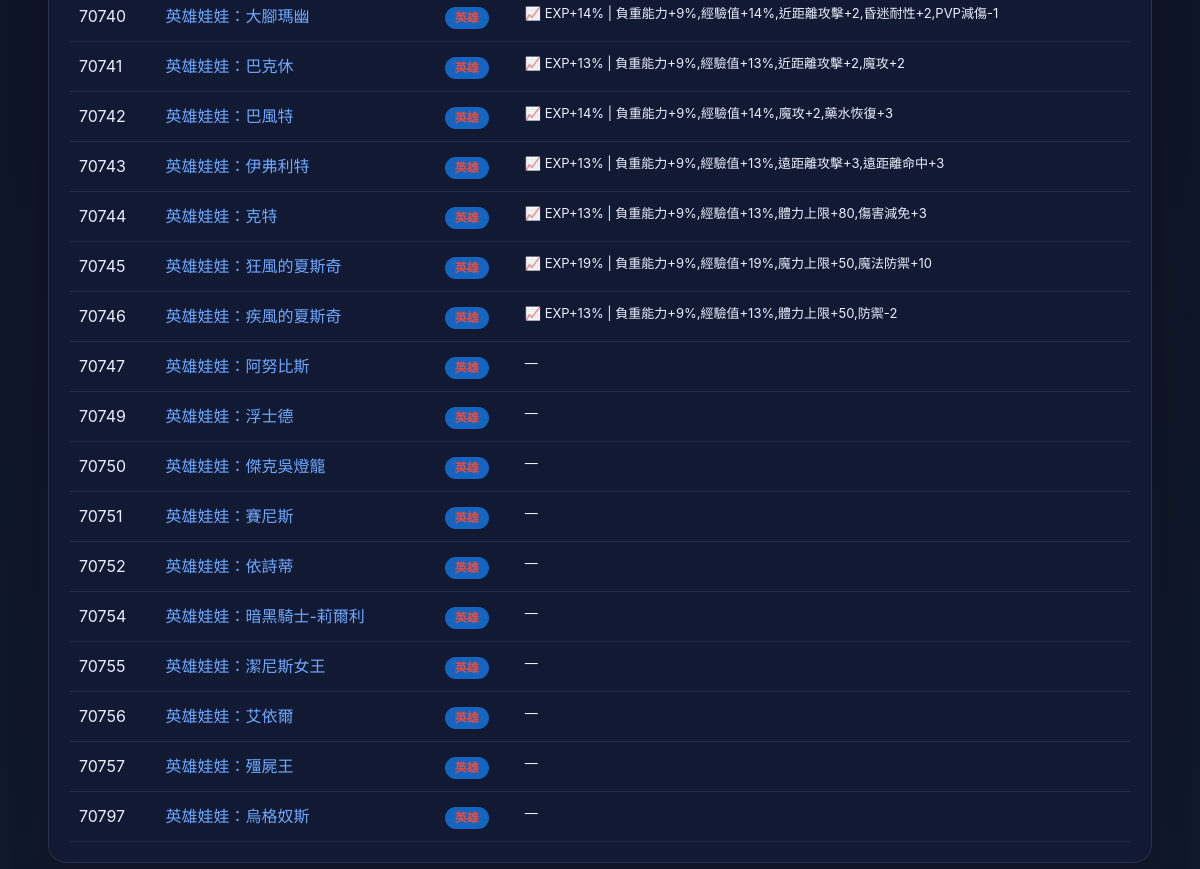
/dolls?grade=英雄 (lower part), run on an earlier commit of the app's database.
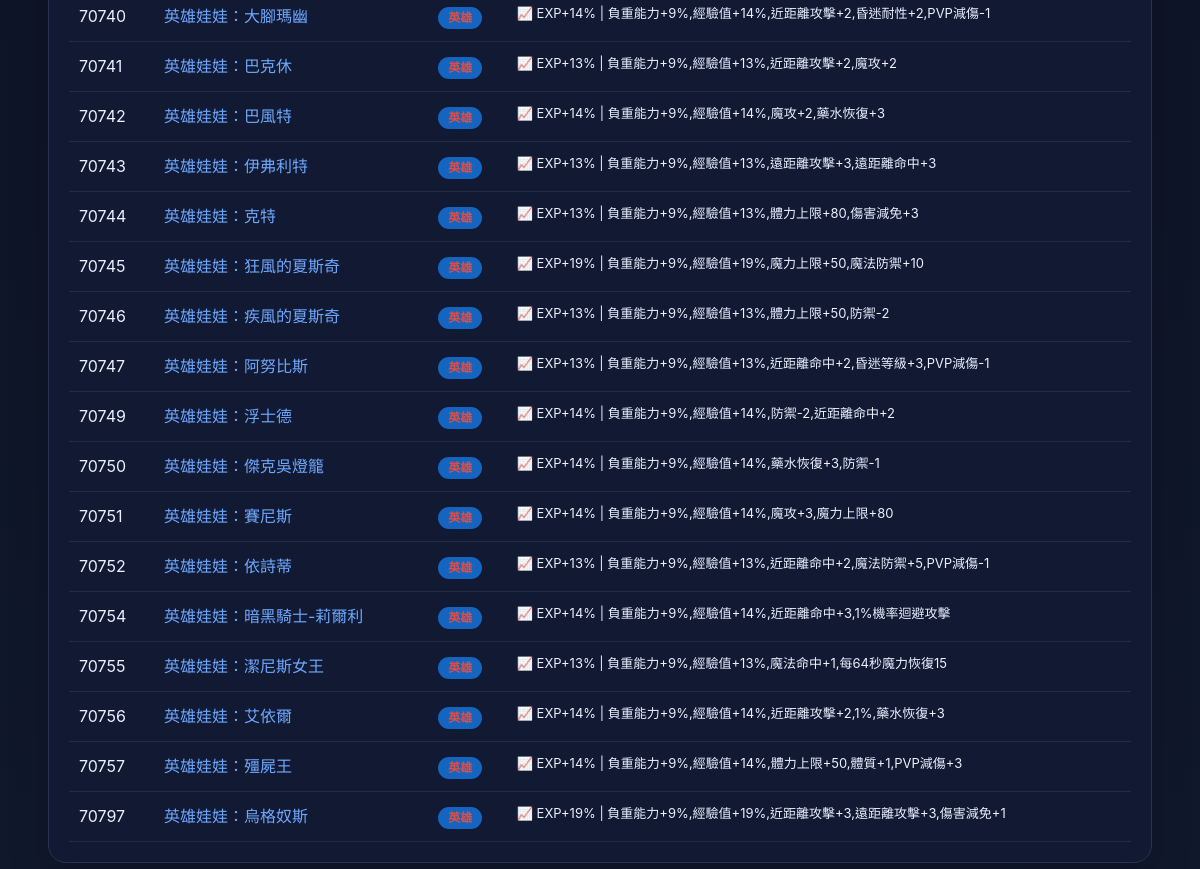
And on a later commit of the database.
### tables this page shows
CREATE TABLE items (
    id                INTEGER PRIMARY KEY,
    name              TEXT NOT NULL,
    name_id           TEXT,
    classname         TEXT,
    item_type         TEXT,
    use_type          TEXT,
    material          TEXT,
    weight            INTEGER DEFAULT 0,
    invgfx            INTEGER DEFAULT 0,
    grdgfx            INTEGER DEFAULT 0,
    itemdesc_id       INTEGER DEFAULT 0,
    stackable         INTEGER DEFAULT 0,
    dmg_small         INTEGER DEFAULT 0,
    dmg_large         INTEGER DEFAULT 0,
    min_lvl           INTEGER DEFAULT 0,
    max_lvl           INTEGER DEFAULT 0,
    bless             INTEGER DEFAULT 0,
    tradeable         INTEGER DEFAULT 0,
    cant_delete       INTEGER DEFAULT 0,
    note              TEXT,
    created_at        DATETIME DEFAULT CURRENT_TIMESTAMP
, doll_effects TEXT);

### app.py (the view)
    @app.route("/dolls")
    def dolls():
        q = request.args.get("q", "").strip()
        grade = request.args.get("grade", "").strip()
        db = get_db()
        DOLL_GRADES = ["神話", "傳說", "英雄", "稀有", "一般"]
        sql = """
            SELECT id, name, doll_effects,
              CASE
                WHEN name LIKE '神話娃娃%' THEN '神話'
                WHEN name LIKE '傳說娃娃%' THEN '傳說'
                WHEN name LIKE '英雄娃娃%' THEN '英雄'
                WHEN name LIKE '稀有娃娃%' THEN '稀有'
                WHEN name LIKE '魔法娃娃%' THEN '一般'
                ELSE '一般'
              END AS grade
            FROM items
            WHERE (name LIKE '%娃娃%' OR name LIKE '%魔法娃娃%')
              AND name NOT LIKE '%袋子%'
              AND name NOT LIKE '%幣%'
              AND name NOT LIKE '%藥劑%'
              AND name NOT LIKE '%能量石%'
        """
        params: list[Any] = []
        if q:
            sql += " AND name LIKE ?"
            params.append(f"%{q}%")
        if grade:
            grade_prefix = {
                "神話": "神話娃娃%",
                "傳說": "傳說娃娃%",
                "英雄": "英雄娃娃%",
                "稀有": "稀有娃娃%",
                "一般": "魔法娃娃%",
            }.get(grade, "%")
            sql += " AND name LIKE ?"
            params.append(grade_prefix)
        sql += " ORDER BY grade, id LIMIT 500"
        rows = db.execute(sql, params).fetchall()
        return render_template("dolls.html", rows=rows, q=q, grade=grade, doll_grades=DOLL_GRADES)

### app.py (called while the page is built)
def get_db() -> sqlite3.Connection:
    if "db" not in g:
        db_path = Path(current_app().config["DATABASE"])
        db_path.parent.mkdir(parents=True, exist_ok=True)
        conn = sqlite3.connect(db_path)
        conn.row_factory = sqlite3.Row
        g.db = conn
    return g.db

def current_app() -> Flask:
    from flask import current_app as flask_current_app
    return flask_current_app

### templates/dolls.html (shortened to what this page needs)
{% extends "base.html" %}
{% block content %}
<section class="card">
  <div class="table-wrap">
    <table data-sortable>
      <tbody>
        {% for r in rows %}
        <tr>
          <td>{{ r.id }}</td>
          <td><a href="{{ url_for('item_detail', item_id=r.id) }}">{{ r.name }}</a></td>
          <td>
            {% if r.grade == '神話' %}<span class="badge badge-myth"><span class="grade-myth">神話</span></span>
            {% elif r.grade == '傳說' %}<span class="badge badge-legend"><span class="grade-legend">傳說</span></span>
            {% elif r.grade == '英雄' %}<span class="badge badge-hero"><span class="grade-hero">英雄</span></span>
            {% elif r.grade == '稀有' %}<span class="badge badge-rare"><span class="grade-rare">稀有</span></span>
            {% else %}<span class="badge badge-normal">一般</span>
            {% endif %}
          </td>
          <td style="font-size:13px">{{ r.doll_effects | exp_highlight }}</td>
        </tr>
        {% else %}
        <tr><td colspan="4">查無資料</td></tr>
        {% endfor %}
      </tbody>
    </table>
  </div>
</section>
{% endblock %}

### templates/base.html (shortened to what this page needs)
<!doctype html>
<html lang="zh-Hant">
<head>
  <link rel="stylesheet" href="{{ url_for('static', filename='style.css') }}">
</head>
<body>
  <main class="container page">
    {% block content %}{% endblock %}
  </main>
</body>
</html>

### static/style.css (style rules this page uses)
:root { --bg:#0b1020;--card:#121933;--line:#293252;--text:#eaf0ff;--muted:#aeb8d6;--accent:#6ea8fe }
* { box-sizing:border-box }
body { margin:0;background:linear-gradient(180deg,#0a1020,#10182c);color:var(--text);font:16px/1.5 -apple-system,BlinkMacSystemFont,Segoe UI,Roboto,PingFang TC,Noto Sans TC,sans-serif }
a { color:var(--accent);text-decoration:none }
.container { width:min(1120px,92vw);margin:0 auto }
.page { padding:28px 0 40px }
.card { background:var(--card);border:1px solid var(--line);border-radius:18px;padding:20px;margin-bottom:18px;box-shadow:0 14px 40px rgba(0,0,0,.18) }
.table-wrap { overflow:auto }
table { width:100%;border-collapse:collapse;min-width:720px }
.badge { display:inline-block;padding:2px 10px;border-radius:20px;font-size:12px;font-weight:700 }
.badge-hero { background:#1565c0;color:#fff }
.grade-hero { color:#e74c3c;font-weight:700 }

What changed in the data, as far as the page shows it:
changed items "英雄娃娃：阿努比斯": doll_effects|exp_highlight "—" → "📈 EXP+13% | 負重能力+9%,經驗值+13%,近距離命中+2,昏迷等級+3,PVP減傷-1"
changed items "英雄娃娃：浮士德": doll_effects|exp_highlight "—" → "📈 EXP+14% | 負重能力+9%,經驗值+14%,防禦-2,近距離命中+2"
changed items "英雄娃娃：傑克吳燈籠": doll_effects|exp_highlight "—" → "📈 EXP+14% | 負重能力+9%,經驗值+14%,藥水恢復+3,防禦-1"
changed items "英雄娃娃：賽尼斯": doll_effects|exp_highlight "—" → "📈 EXP+14% | 負重能力+9%,經驗值+14%,魔攻+3,魔力上限+80"
changed items "英雄娃娃：依詩蒂": doll_effects|exp_highlight "—" → "📈 EXP+13% | 負重能力+9%,經驗值+13%,近距離命中+2,魔法防禦+5,PVP減傷-1"
changed items "英雄娃娃：暗黑騎士-莉爾利": doll_effects|exp_highlight "—" → "📈 EXP+14% | 負重能力+9%,經驗值+14%,近距離命中+3,1%機率迴避攻擊"
changed items "英雄娃娃：潔尼斯女王": doll_effects|exp_highlight "—" → "📈 EXP+13% | 負重能力+9%,經驗值+13%,魔法命中+1,每64秒魔力恢復15"
changed items "英雄娃娃：艾依爾": doll_effects|exp_highlight "—" → "📈 EXP+14% | 負重能力+9%,經驗值+14%,近距離攻擊+2,1%,藥水恢復+3"
changed items "英雄娃娃：殭屍王": doll_effects|exp_highlight "—" → "📈 EXP+14% | 負重能力+9%,經驗值+14%,體力上限+50,體質+1,PVP減傷+3"
changed items "英雄娃娃：烏格奴斯": doll_effects|exp_highlight "—" → "📈 EXP+19% | 負重能力+9%,經驗值+19%,近距離攻擊+3,遠距離攻擊+3,傷害減免+1"
